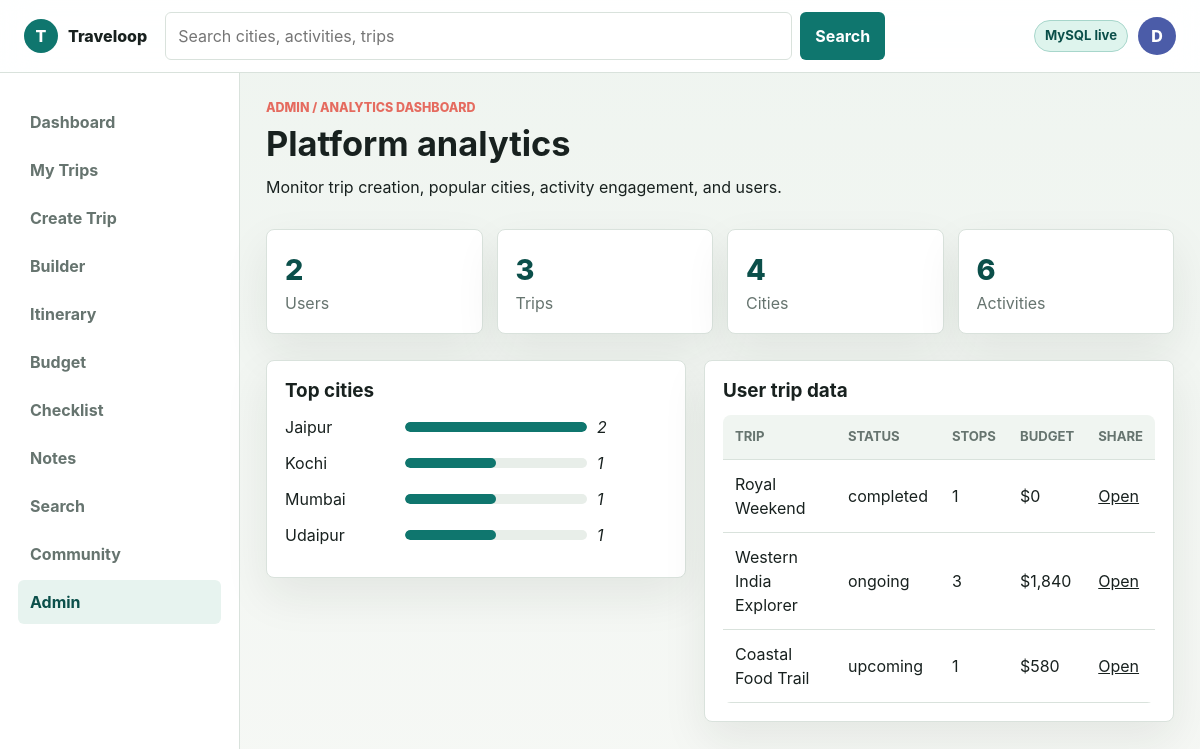
The page /admin on the database its author committed.
### tables this page shows
CREATE TABLE trips (
    id INT UNSIGNED AUTO_INCREMENT PRIMARY KEY,
    user_id INT UNSIGNED NOT NULL,
    name VARCHAR(160) NOT NULL,
    description TEXT NULL,
    start_date DATE NULL,
    end_date DATE NULL,
    cover_photo VARCHAR(255) NULL,
    budget_limit DECIMAL(10,2) NOT NULL DEFAULT 0,
    status ENUM('ongoing', 'upcoming', 'completed') NOT NULL DEFAULT 'upcoming',
    visibility ENUM('private', 'friends', 'public') NOT NULL DEFAULT 'private',
    share_code VARCHAR(40) NOT NULL UNIQUE,
    created_at TIMESTAMP DEFAULT CURRENT_TIMESTAMP,
    updated_at TIMESTAMP DEFAULT CURRENT_TIMESTAMP ON UPDATE CURRENT_TIMESTAMP,
    CONSTRAINT fk_trips_user FOREIGN KEY (user_id) REFERENCES users(id) ON DELETE CASCADE
);

### app/Core/View.php (called while the page is built, shortened)
<?php
final class View
{
    public static function render(string $template, array $data = []): string
    {
        extract($data, EXTR_SKIP);
        require APP_PATH . '/Views/' . $template . '.php';
        return (string) ob_get_clean();
    }
    public static function page(string $template, array $data = []): void
    {
        $content = self::render($template, $data);
        require APP_PATH . '/Views/layout.php';
    }
}

### app/Controllers/PageController.php (called while the page is built, shortened)
<?php
final class PageController
{
    public function admin(): void
    {
        View::page('pages/admin', $this->data([
            'title' => 'Admin Analytics',
            'page' => 'admin',
            'stats' => $this->repo->adminStats(),
            'trips' => $this->repo->trips(),
        ]));
    }
    private function data(array $data): array
    {
        return array_merge([
            'user' => $this->repo->user(),
            'dbConnected' => $this->repo->databaseAvailable(),
        ], $data);
    }
}

### public/index.php (called while the page is built, shortened)
<?php
require APP_PATH . '/helpers.php';
require APP_PATH . '/Core/Router.php';
require APP_PATH . '/Core/View.php';
require APP_PATH . '/Controllers/PageController.php';
$controller = new PageController(new TravelRepository());
$router = new Router();
$router->get('/', [$controller, 'dashboard']);
$router->get('/dashboard', [$controller, 'dashboard']);
$router->get('/login', [$controller, 'login']);
$router->post('/login', [$controller, 'handleLogin']);
$router->get('/register', [$controller, 'register']);
$router->post('/register', [$controller, 'handleRegister']);
$router->get('/forgot-password', [$controller, 'forgot']);
$router->get('/trips', [$controller, 'trips']);
$router->get('/trips/create', [$controller, 'createTrip']);
$router->post('/trips', [$controller, 'storeTrip']);
$router->get('/trips/{id}', [$controller, 'itinerary']);
$router->get('/trips/{id}/builder', [$controller, 'builder']);
$router->get('/trips/{id}/budget', [$controller, 'budget']);
$router->get('/trips/{id}/checklist', [$controller, 'checklist']);
$router->post('/trips/{id}/checklist', [$controller, 'storeChecklist']);
$router->get('/trips/{id}/notes', [$controller, 'notes']);
$router->post('/trips/{id}/notes', [$controller, 'storeNote']);
$router->get('/trips/{id}/invoice', [$controller, 'invoice']);
$router->get('/search/cities', [$controller, 'citySearch']);
$router->get('/search/activities', [$controller, 'activitySearch']);
$router->get('/community', [$controller, 'community']);
$router->get('/share/{code}', [$controller, 'share']);
$router->get('/profile', [$controller, 'profile']);
$router->get('/admin', [$controller, 'admin']);
$router->dispatch($_SERVER['REQUEST_METHOD'], $_SERVER['REQUEST_URI']);

### app/helpers.php (called while the page is built, shortened)
<?php
function e(mixed $value): string
{
    return htmlspecialchars((string) $value, ENT_QUOTES, 'UTF-8');
}
function url(string $path = ''): string
{
    $base = defined('APP_BASE') ? APP_BASE : '';
    $path = '/' . ltrim($path, '/');
    return $base . ($path === '/' ? '' : $path);
}
function money(float|int|string|null $amount): string
{
    return '$' . number_format((float) $amount, 0);
}

### app/Models/TravelRepository.php (called while the page is built, shortened)
<?php
final class TravelRepository
{
    public function trips(): array
    {
        return $this->fromDb(function (PDO $pdo): array {
            $stmt = $pdo->query(
                'SELECT t.*,
                    COALESCE(stop_counts.city_count, 0) AS city_count,
                    COALESCE(budget_totals.spent, 0) AS spent
                 FROM trips t
                 LEFT JOIN (
                    SELECT trip_id, COUNT(*) AS city_count
                    FROM trip_stops
                    GROUP BY trip_id
                 ) stop_counts ON stop_counts.trip_id = t.id
                 LEFT JOIN (
                    SELECT trip_id, SUM(estimated_cost) AS spent
                    FROM budget_items
                    GROUP BY trip_id
                 ) budget_totals ON budget_totals.trip_id = t.id
                 ORDER BY t.start_date ASC'
            );
            return $stmt->fetchAll();
        }, $this->sampleTrips());
    }
    public function adminStats(): array
    {
        return $this->fromDb(function (PDO $pdo): array {
            $counts = [
                'users' => (int) $pdo->query('SELECT COUNT(*) FROM users')->fetchColumn(),
                'trips' => (int) $pdo->query('SELECT COUNT(*) FROM trips')->fetchColumn(),
                'cities' => (int) $pdo->query('SELECT COUNT(*) FROM cities')->fetchColumn(),
                'activities' => (int) $pdo->query('SELECT COUNT(*) FROM activities')->fetchColumn(),
            ];
            $topCities = $pdo->query(
                'SELECT c.name, COUNT(*) AS trips
                 FROM trip_stops s
                 JOIN cities c ON c.id = s.city_id
                 GROUP BY c.name
                 ORDER BY trips DESC
                 LIMIT 5'
            )->fetchAll();
            return ['counts' => $counts, 'top_cities' => $topCities];
        }, [
            'counts' => ['users' => 128, 'trips' => 342, 'cities' => 24, 'activities' => 96],
            'top_cities' => [
                ['name' => 'Jaipur', 'trips' => 84],
                ['name' => 'Mumbai', 'trips' => 71],
                ['name' => 'Udaipur', 'trips' => 53],
                ['name' => 'Kochi', 'trips' => 39],
            ],
        ]);
    }
    private function fromDb(callable $callback, mixed $fallback): mixed
    {
        $pdo = Database::connection();
        try {
            return $callback($pdo);
        } catch (Throwable) {
            return $fallback;
        }
    }
    private function sampleTrips(): array
    {
        return [
            [
                'id' => 1,
                'name' => 'Western India Explorer',
                'description' => 'A city-to-city plan through food, heritage walks, lake evenings, and local markets.',
                'start_date' => '2026-05-18',
                'end_date' => '2026-05-25',
                'cover_photo' => 'assets/img/traveloop-cover.jpg',
                'budget_limit' => 2200,
                'status' => 'ongoing',
                'share_code' => 'west-loop',
                'city_count' => 3,
                'spent' => 1840,
            ],
            [
                'id' => 2,
                'name' => 'Coastal Food Trail',
                'description' => 'A short Kochi getaway planned around ferry rides, cafes, and spice markets.',
                'start_date' => '2026-06-12',
                'end_date' => '2026-06-16',
                'cover_photo' => 'assets/img/city-kochi.jpg',
                'budget_limit' => 1200,
                'status' => 'upcoming',
                'share_code' => 'coast-food',
                'city_count' => 1,
                'spent' => 790,
            ],
            [
                'id' => 3,
                'name' => 'Royal Weekend',
                'description' => 'Jaipur palaces, stepwells, textiles, and a compact activity calendar.',
                'start_date' => '2026-04-04',
                'end_date' => '2026-04-07',
                'cover_photo' => 'assets/img/city-jaipur.jpg',
                'budget_limit' => 950,
                'status' => 'completed',
                'share_code' => 'royal-weekend',
                'city_count' => 1,
                'spent' => 880,
            ],
        ];
    }
}

### app/Views/pages/admin.php (the view)
<?php $counts = $stats['counts']; ?>
<section class="page-head">
    <div>
        <p class="eyebrow">Admin / Analytics Dashboard</p>
        <h1>Platform analytics</h1>
        <p>Monitor trip creation, popular cities, activity engagement, and users.</p>
    </div>
</section>
<section class="metric-grid">
    <div class="metric"><span><?= e($counts['users']) ?></span><p>Users</p></div>
    <div class="metric"><span><?= e($counts['trips']) ?></span><p>Trips</p></div>
    <div class="metric"><span><?= e($counts['cities']) ?></span><p>Cities</p></div>
    <div class="metric"><span><?= e($counts['activities']) ?></span><p>Activities</p></div>
</section>
<section class="admin-grid">
    <article class="breakdown-panel">
        <h2>Top cities</h2>
        <?php
        $max = max(1, max(array_map(fn (array $city): int => (int) $city['trips'], $stats['top_cities'])));
        foreach ($stats['top_cities'] as $city):
            $width = ((int) $city['trips'] / $max) * 100;
        ?>
            <div class="bar-row">
                <span><?= e($city['name']) ?></span>
                <div><i style="width: <?= e((string) $width) ?>%"></i></div>
                <em><?= e($city['trips']) ?></em>
            </div>
        <?php endforeach; ?>
    </article>
    <article class="table-panel">
        <h2>User trip data</h2>
        <table class="data-table">
            <thead>
                <tr>
                    <th>Trip</th>
                    <th>Status</th>
                    <th>Stops</th>
                    <th>Budget</th>
                    <th>Share</th>
                </tr>
            </thead>
            <tbody>
                <?php foreach ($trips as $trip): ?>
                    <tr>
                        <td><?= e($trip['name']) ?></td>
                        <td><?= e($trip['status']) ?></td>
                        <td><?= e($trip['city_count']) ?></td>
                        <td><?= money($trip['spent']) ?></td>
                        <td><a href="<?= url('/share/' . $trip['share_code']) ?>">Open</a></td>
                    </tr>
                <?php endforeach; ?>
            </tbody>
        </table>
    </article>
</section>

### app/Core/Router.php (shortened to what this page needs)
<?php
final class Router
{
    private array $routes = [];
    private function add(string $method, string $pattern, callable|array $handler): void
    {
        $this->routes[] = [
            'method' => $method,
            'pattern' => $pattern,
            'regex' => $this->compile($pattern),
            'handler' => $handler,
        ];
    }
    public function dispatch(string $method, string $uri): void
    {
        $path = parse_url($uri, PHP_URL_PATH) ?: '/';
        $path = '/' . trim($path, '/');
        foreach ($this->routes as $route) {
            if ($route['method'] !== $method) {
                continue;
            }
            if (preg_match($route['regex'], $path, $matches)) {
                $params = array_filter($matches, 'is_string', ARRAY_FILTER_USE_KEY);
                call_user_func_array($route['handler'], $params);
                return;
            }
        }
    }
    private function compile(string $pattern): string
    {
        $regex = preg_replace('#\{([a-zA-Z_][a-zA-Z0-9_]*)\}#', '(?P<$1>[^/]+)', $pattern);
        return '#^' . $regex . '$#';
    }
}

### public/assets/css/app.css (style rules this page uses)
:root { --bg: #f6f8f5; --surface: #ffffff; --surface-strong: #eef4ef; --ink: #18211f; --muted: #66746f; --line: #d9e2dc; --teal: #0f766e; --teal-dark: #0b4f4a; --coral: #e56b5f; --amber: #c9892b; --indigo: #4b5ca8; --danger: #b73737; --shadow: 0 18px 45px rgba(24, 33, 31, 0.08); --radius: 8px; --sans: Inter, ui-sans-serif, system-ui, -apple-system, BlinkMacSystemFont, "Segoe UI", sans-serif; color: var(--ink); background: var(--bg); font: 16px/1.5 var(--sans); letter-spacing: 0; }
* { box-sizing: border-box; }
body { margin: 0; min-height: 100svh; background: linear-gradient(180deg, rgba(238, 244, 239, 0.9), rgba(246, 248, 245, 0.95)), var(--bg); }
a { color: inherit; }
h1, h2, h3, p { margin-top: 0; }
h1 { font-size: 2.15rem; line-height: 1.12; margin-bottom: 12px; }
h2 { font-size: 1.18rem; line-height: 1.25; margin-bottom: 12px; }
.auth-card, .panel-form, .suggestion-panel, .builder-aside, .budget-summary, .donut-card, .breakdown-panel, .profile-card, .table-panel, .invoice-paper, .check-group, .note-card, .community-post, .metric { border: 1px solid var(--line); border-radius: var(--radius); background: var(--surface); box-shadow: var(--shadow); }
.eyebrow { margin-bottom: 7px; color: var(--coral); font-size: 0.78rem; font-weight: 800; text-transform: uppercase; }
.metric-grid { display: grid; grid-template-columns: repeat(4, minmax(0, 1fr)); gap: 14px; margin-bottom: 26px; }
.metric { padding: 18px; }
.metric span { display: block; color: var(--teal-dark); font-size: 1.8rem; font-weight: 850; }
.metric p { margin-bottom: 0; color: var(--muted); }
.section-head, .page-head { display: flex; justify-content: space-between; gap: 16px; align-items: flex-end; margin: 20px 0 14px; }
.page-head { align-items: center; margin-top: 0; }
.form-and-suggestions, .builder-grid, .itinerary-layout, .budget-grid, .checklist-layout, .profile-layout, .notes-layout, .admin-grid { display: grid; grid-template-columns: minmax(320px, 0.85fr) minmax(0, 1.15fr); gap: 18px; align-items: start; }
.panel-form, .suggestion-panel, .builder-aside, .budget-summary, .donut-card, .breakdown-panel, .profile-card, .table-panel { padding: 18px; }
.bar-row { display: grid; grid-template-columns: 110px minmax(0, 1fr) 70px; gap: 10px; align-items: center; margin-bottom: 12px; }
.bar-row div, .progress { height: 10px; overflow: hidden; border-radius: 999px; background: #e8eee9; }
.bar-row i, .progress i { display: block; height: 100%; border-radius: inherit; background: var(--teal); }
.data-table { width: 100%; border-collapse: collapse; overflow: hidden; border-radius: var(--radius); }
.data-table th, .data-table td { padding: 12px; border-bottom: 1px solid var(--line); text-align: left; }
.data-table th { color: var(--muted); background: #f0f5f1; font-size: 0.82rem; text-transform: uppercase; }
.admin-grid { grid-template-columns: 420px minmax(0, 1fr); }

### rows shown on the page
trips: name "Royal Weekend", status "completed", city_count "1", spent "$0"
trips: name "Western India Explorer", status "ongoing", city_count "3", spent "$1,840"
trips: name "Coastal Food Trail", status "upcoming", city_count "1", spent "$580"

### other values the page prints
$city['name'] "Jaipur"
$city['trips'] "2"
$city['name'] "Kochi"
$city['trips'] "1"
$city['name'] "Mumbai"
$city['name'] "Udaipur"
